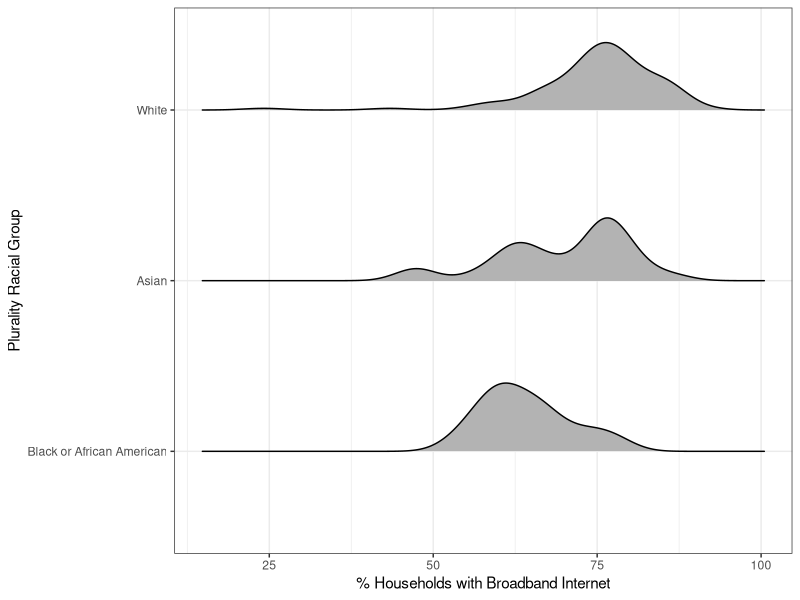
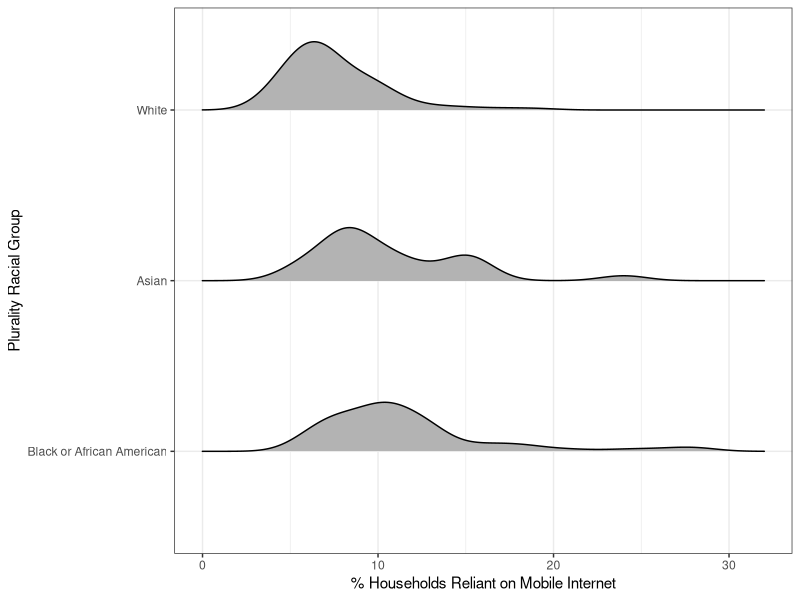

The R source for these figures, in order: (Note: this script raises an error after producing the figures.)
## ---- chunk 1
library(ggplot2)
library(dplyr)
library(forcats)
library(tidyr)
library(ggridges)
## ---- chunk 2
data <- read.csv("./data/clean/combined_dataset_no_weird.csv")
names(data)
## ---- chunk 3
data$plurality_racial_group <- as.factor(data$plurality_racial_group)
data$plurality_racial_group <- fct_relevel(data$plurality_racial_group, "White", "Asian", "Black or African American")
plot1 <- ggplot(data, aes(x=100*Home.Broadband.Adoption.., y=fct_rev(plurality_racial_group))) +
  geom_density_ridges(scale = 0.4) +
  theme_bw() +
  labs(
    x="% Households with Broadband Internet",
    y="Plurality Racial Group"
  )

plot2 <- ggplot(data, aes(x=100*Mobile.Dependent.Households..Percentage.of.Households., y=fct_rev(plurality_racial_group))) +
  geom_density_ridges(scale = 0.4) +
  theme_bw() +
  labs(
    x="% Households Reliant on Mobile Internet",
    y="Plurality Racial Group"
  )
ggarrange(plot1, plot2, ncol=1)
